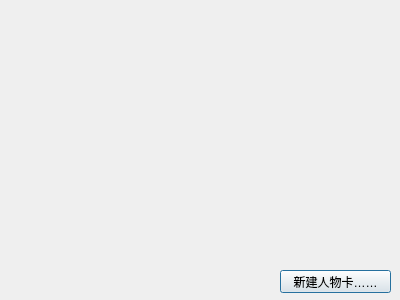
<?xml version="1.0" encoding="UTF-8"?>
<ui version="4.0">
 <class>Dialog</class>
 <widget class="QDialog" name="Dialog">
  <property name="geometry">
   <rect>
    <x>0</x>
    <y>0</y>
    <width>400</width>
    <height>300</height>
   </rect>
  </property>
  <property name="windowTitle">
   <string>Dialog</string>
  </property>
  <widget class="QPushButton" name="newCard">
   <property name="geometry">
    <rect>
     <x>280</x>
     <y>270</y>
     <width>111</width>
     <height>23</height>
    </rect>
   </property>
   <property name="text">
    <string>新建人物卡……</string>
   </property>
  </widget>
 </widget>
 <resources/>
 <connections/>
</ui>
